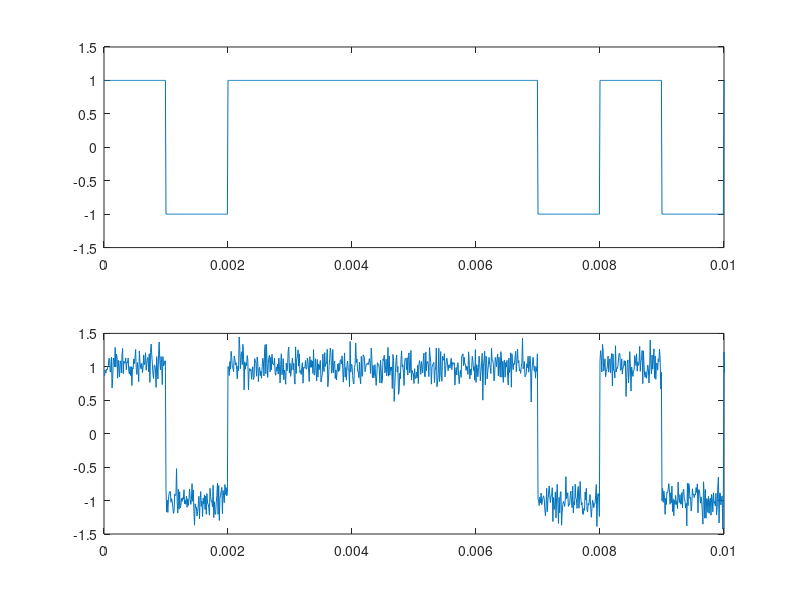
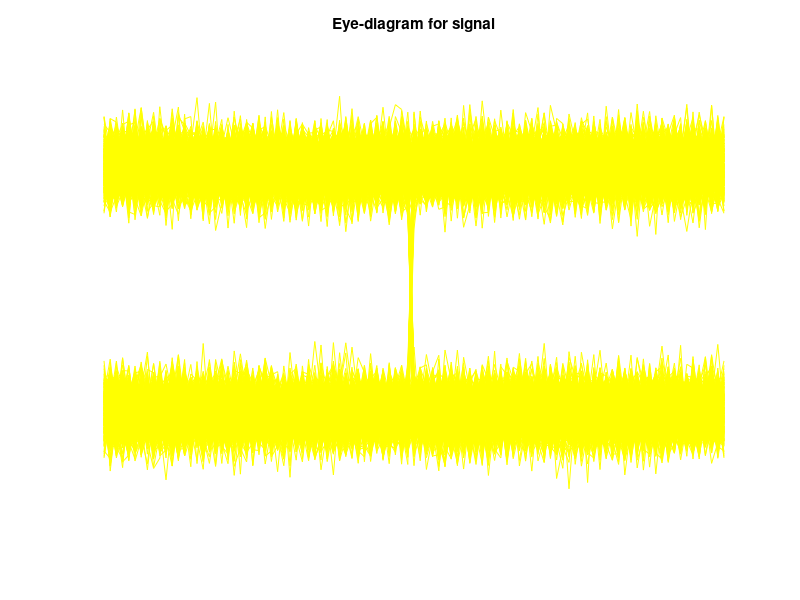

These charts were generated, in order, by the following MATLAB code:
% Taxa de bit
R = 1000;

% Número de amostras por bit na simulação
N_amostras_bit = 100;

%frequência de amostragem da simulação numérica
fs = 100e3;

%período de amostragem da simulação
ts = 1/fs;

% duração dos impulsos: tempo de bit
Tb = 1/R;

%tempo de simulação 100ms
tsim = (1000e-3);

% Nbits, número de bits total usado na simulação
Nbits = tsim/Tb;

% No. total de amostras
N = Nbits*N_amostras_bit;

% instantes de amostragem
% tome atenção que a dimensão de t deve ser igual N
t = (0:ts:tsim-ts);

d = (1 - (-1));


% geração de N bits aleatórios entre 0 e 1
rng(37) %semente para geração dos números aleatórios

% sequência de bits transmitidos: sequência de 0s e 1s
n1 = -1;
n2 =  2;
bitTx = ceil(n1+n2*rand(1,Nbits));

% converter para NRZ polar com amplitude A = 1
A = 1;

r = find(~bitTx); %encontrar os elementos nulos correspondentes ao bit "0"
bitTx(r) = -1;    % trocar esses elementos por -1

% sequência de bits amostrada
matrix = ones(N_amostras_bit,Nbits);
g = bsxfun(@times, bitTx, matrix); % g é uma matriz com os bits gerados
g = A*reshape(g,1,[]); % converter para vector linha e multiplicar pela amplitude A

% gráfico da sequência de bits
subplot(2,1,1)
plot(t,g)
axis([0 0.01 -1.5 1.5])

% Adição de ruído AWGN, distribuição Gaussiana ou Normal
variancia = 0.02;

ruido = random('Normal', 0, sqrt(variancia), 1, N);

x = g+ruido;

subplot(2,1,2)
plot(t,x)
axis([0 0.01 -1.5 1.5])

eyediagram(x,N_amostras_bit,Tb)
set(gca,'color','black');
set(gca,'XColor','white');
set(gca,'YColor','white');
hline = findobj(gcf,'type','line');
set(hline,'Color', 'yellow');

set(gcf,'color','black');

fprintf('Qual o instante ideal de amostragem [0,Tb]?\n')

% instantes de amostragem no receptor
% Ts_1bit instante óptimo de amostragem para o primeiro bit [0, Tb]
Ts_1bit = Tb/2;
Ts = Ts_1bit:Tb:tsim;

iTs = find(t==Ts_1bit);
iTs=iTs:N_amostras_bit:N;

% nível de decisão
nivel_decisao = zeros(1,Nbits);

% ---------------------%%%%%%%%%%%%%%%%-------------------------

% Obter taxa de erros para vários valores de potência do ruído
variancia = [0.18 0.36 0.72 1.44];


for k=1:length(variancia)
  ruido = random('Normal', 0, sqrt(variancia(k)), 1, N);
  x = g+ruido;

  %% sinal amostrado
  xs = x(iTs);

  %% sinal (bits) recebidos ap?s decis?o
  a = 2;
  b = 1;
  bitRx = a*(xs > nivel_decisao)-b;

  %% taxa de  erros (probabilidade de erro)
  bits_errados = bitTx - bitRx;

  %% No. de bits errados: todos os elementos de "bits_errados" que não sejam nulos
  N_bits_errados(k) = length(find(abs(bits_errados)~=0));

  BER(k) = N_bits_errados(k)/Nbits;

  %% Cálculo da probabilidade de erro teórica
  P_b(k) = qfunc(d/(2*sqrt(variancia(k))));
end

% Cálculo de Eb/N0

N_0 = 2*variancia/fs;

E_b = Tb;

Eb_N0 = E_b./N_0;

Eb_N0_dB = 10*log10(Eb_N0);

fprintf('Var. \t  Bits \t  Eb/N0(dB) \t BER \t   Pb teorica\n')
fprintf('\t errados\n')

for k =1:length(variancia)
    fprintf('%g\t  %g\t  %g\t %g\t   %g\t\n', variancia(k), N_bits_errados(k), Eb_N0_dB(k), BER(k), P_b(k))
end
